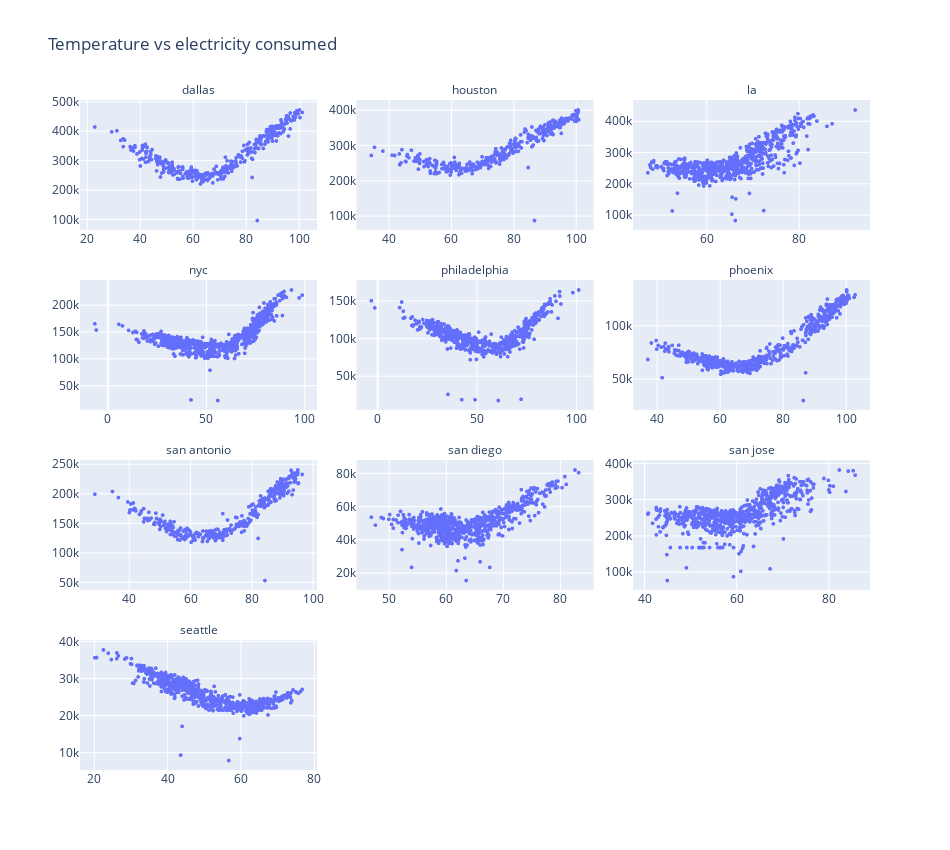

Notebook code for this chart:
### Code cell
fig = px.scatter(data_frame = city_date_agg, y = 'demand', x = 'apparentTemperature', hover_data = ['utc_time'], 
                 facet_row_spacing = 0.075, facet_col_spacing = 0.05,
                  title = 'Temperature vs electricity consumed', facet_col = 'city', facet_col_wrap = 3,
                  labels = {'apparentTemperature' : 'Temperature in F', 'demand' : 'MW'},
                  width = 950, height = 850)

fig.update_xaxes(visible = True, showticklabels = True, title = None, matches = None)
fig.update_yaxes(visible = True, showticklabels = True, title = None, matches = None)
fig.for_each_annotation(lambda a: a.update(text = a.text.split('=')[-1]))
fig.update_traces(marker = {'size' : 4}, line = {'color' : 'black', 'width' : 1})
fig.show()

### Figure 1 — Plotly figure (JSON) as saved in the notebook; plotly's stock layout.template omitted (floating-point values rounded to 4 significant figures; data arrays with more than 128 entries replaced by an {"elided": "..."} marker saying what was removed)
{"data": [{"customdata": {"elided": "359x1 str values"}, "hovertemplate": "city=dallas<br>Temperature in F=%{x}<br>MW=%{y}<br>utc_time=%{customdata[0]}<extra></extra>", "legendgroup": "", "line": {"color": "black", "width": 1}, "marker": {"color": "#636efa", "size": 4, "symbol": "circle"}, "mode": "markers", "name": "", "showlegend": false, "type": "scattergl", "x": {"elided": "359 float values"}, "xaxis": "x10", "y": {"elided": "359 int values"}, "yaxis": "y10"}, {"customdata": {"elided": "359x1 str values"}, "hovertemplate": "city=houston<br>Temperature in F=%{x}<br>MW=%{y}<br>utc_time=%{customdata[0]}<extra></extra>", "legendgroup": "", "line": {"color": "black", "width": 1}, "marker": {"color": "#636efa", "size": 4, "symbol": "circle"}, "mode": "markers", "name": "", "showlegend": false, "type": "scattergl", "x": {"elided": "359 float values"}, "xaxis": "x11", "y": {"elided": "359 int values"}, "yaxis": "y11"}, {"customdata": {"elided": "690x1 str values"}, "hovertemplate": "city=la<br>Temperature in F=%{x}<br>MW=%{y}<br>utc_time=%{customdata[0]}<extra></extra>", "legendgroup": "", "line": {"color": "black", "width": 1}, "marker": {"color": "#636efa", "size": 4, "symbol": "circle"}, "mode": "markers", "name": "", "showlegend": false, "type": "scattergl", "x": {"elided": "690 float values"}, "xaxis": "x12", "y": {"elided": "690 int values"}, "yaxis": "y12"}, {"customdata": {"elided": "689x1 str values"}, "hovertemplate": "city=nyc<br>Temperature in F=%{x}<br>MW=%{y}<br>utc_time=%{customdata[0]}<extra></extra>", "legendgroup": "", "line": {"color": "black", "width": 1}, "marker": {"color": "#636efa", "size": 4, "symbol": "circle"}, "mode": "markers", "name": "", "showlegend": false, "type": "scattergl", "x": {"elided": "689 float values"}, "xaxis": "x7", "y": {"elided": "689 int values"}, "yaxis": "y7"}, {"customdata": {"elided": "618x1 str values"}, "hovertemplate": "city=philadelphia<br>Temperature in F=%{x}<br>MW=%{y}<br>utc_time=%{customdata[0]}<extra></extra>", "legendgroup": "", "line": {"color": "black", "width": 1}, "marker": {"color": "#636efa", "size": 4, "symbol": "circle"}, "mode": "markers", "name": "", "showlegend": false, "type": "scattergl", "x": {"elided": "618 float values"}, "xaxis": "x8", "y": {"elided": "618 int values"}, "yaxis": "y8"}, {"customdata": {"elided": "665x1 str values"}, "hovertemplate": "city=phoenix<br>Temperature in F=%{x}<br>MW=%{y}<br>utc_time=%{customdata[0]}<extra></extra>", "legendgroup": "", "line": {"color": "black", "width": 1}, "marker": {"color": "#636efa", "size": 4, "symbol": "circle"}, "mode": "markers", "name": "", "showlegend": false, "type": "scattergl", "x": {"elided": "665 float values"}, "xaxis": "x9", "y": {"elided": "665 int values"}, "yaxis": "y9"}, {"customdata": {"elided": "359x1 str values"}, "hovertemplate": "city=san antonio<br>Temperature in F=%{x}<br>MW=%{y}<br>utc_time=%{customdata[0]}<extra></extra>", "legendgroup": "", "line": {"color": "black", "width": 1}, "marker": {"color": "#636efa", "size": 4, "symbol": "circle"}, "mode": "markers", "name": "", "showlegend": false, "type": "scattergl", "x": {"elided": "359 float values"}, "xaxis": "x4", "y": {"elided": "359 int values"}, "yaxis": "y4"}, {"customdata": {"elided": "690x1 str values"}, "hovertemplate": "city=san diego<br>Temperature in F=%{x}<br>MW=%{y}<br>utc_time=%{customdata[0]}<extra></extra>", "legendgroup": "", "line": {"color": "black", "width": 1}, "marker": {"color": "#636efa", "size": 4, "symbol": "circle"}, "mode": "markers", "name": "", "showlegend": false, "type": "scattergl", "x": {"elided": "690 float values"}, "xaxis": "x5", "y": {"elided": "690 int values"}, "yaxis": "y5"}, {"customdata": {"elided": "690x1 str values"}, "hovertemplate": "city=san jose<br>Temperature in F=%{x}<br>MW=%{y}<br>utc_time=%{customdata[0]}<extra></extra>", "legendgroup": "", "line": {"color": "black", "width": 1}, "marker": {"color": "#636efa", "size": 4, "symbol": "circle"}, "mode": "markers", "name": "", "showlegend": false, "type": "scattergl", "x": {"elided": "690 float values"}, "xaxis": "x6", "y": {"elided": "690 int values"}, "yaxis": "y6"}, {"customdata": {"elided": "665x1 str values"}, "hovertemplate": "city=seattle<br>Temperature in F=%{x}<br>MW=%{y}<br>utc_time=%{customdata[0]}<extra></extra>", "legendgroup": "", "line": {"color": "black", "width": 1}, "marker": {"color": "#636efa", "size": 4, "symbol": "circle"}, "mode": "markers", "name": "", "showlegend": false, "type": "scattergl", "x": {"elided": "665 float values"}, "xaxis": "x", "y": {"elided": "665 int values"}, "yaxis": "y"}], "layout": {"annotations": [{"font": {}, "showarrow": false, "text": "seattle", "x": 0.15, "xanchor": "center", "xref": "paper", "y": 0.1938, "yanchor": "bottom", "yref": "paper"}, {"font": {}, "showarrow": false, "text": "san antonio", "x": 0.15, "xanchor": "center", "xref": "paper", "y": 0.4625, "yanchor": "bottom", "yref": "paper"}, {"font": {}, "showarrow": false, "text": "san diego", "x": 0.5, "xanchor": "center", "xref": "paper", "y": 0.4625, "yanchor": "bottom", "yref": "paper"}, {"font": {}, "showarrow": false, "text": "san jose", "x": 0.85, "xanchor": "center", "xref": "paper", "y": 0.4625, "yanchor": "bottom", "yref": "paper"}, {"font": {}, "showarrow": false, "text": "nyc", "x": 0.15, "xanchor": "center", "xref": "paper", "y": 0.7312, "yanchor": "bottom", "yref": "paper"}, {"font": {}, "showarrow": false, "text": "philadelphia", "x": 0.5, "xanchor": "center", "xref": "paper", "y": 0.7312, "yanchor": "bottom", "yref": "paper"}, {"font": {}, "showarrow": false, "text": "phoenix", "x": 0.85, "xanchor": "center", "xref": "paper", "y": 0.7312, "yanchor": "bottom", "yref": "paper"}, {"font": {}, "showarrow": false, "text": "dallas", "x": 0.15, "xanchor": "center", "xref": "paper", "y": 1, "yanchor": "bottom", "yref": "paper"}, {"font": {}, "showarrow": false, "text": "houston", "x": 0.5, "xanchor": "center", "xref": "paper", "y": 1, "yanchor": "bottom", "yref": "paper"}, {"font": {}, "showarrow": false, "text": "la", "x": 0.85, "xanchor": "center", "xref": "paper", "y": 1, "yanchor": "bottom", "yref": "paper"}], "height": 850, "legend": {"tracegroupgap": 0}, "title": {"text": "Temperature vs electricity consumed"}, "width": 950, "xaxis": {"anchor": "y", "domain": [0, 0.3], "showticklabels": true, "title": {}, "visible": true}, "xaxis10": {"anchor": "y10", "domain": [0, 0.3], "showticklabels": true, "title": {}, "visible": true}, "xaxis11": {"anchor": "y11", "domain": [0.35, 0.65], "showticklabels": true, "title": {}, "visible": true}, "xaxis12": {"anchor": "y12", "domain": [0.7, 1], "showticklabels": true, "title": {}, "visible": true}, "xaxis2": {"anchor": "y2", "domain": [0.35, 0.65], "showticklabels": true, "title": {}, "visible": true}, "xaxis3": {"anchor": "y3", "domain": [0.7, 1], "showticklabels": true, "title": {}, "visible": true}, "xaxis4": {"anchor": "y4", "domain": [0, 0.3], "showticklabels": true, "title": {}, "visible": true}, "xaxis5": {"anchor": "y5", "domain": [0.35, 0.65], "showticklabels": true, "title": {}, "visible": true}, "xaxis6": {"anchor": "y6", "domain": [0.7, 1], "showticklabels": true, "title": {}, "visible": true}, "xaxis7": {"anchor": "y7", "domain": [0, 0.3], "showticklabels": true, "title": {}, "visible": true}, "xaxis8": {"anchor": "y8", "domain": [0.35, 0.65], "showticklabels": true, "title": {}, "visible": true}, "xaxis9": {"anchor": "y9", "domain": [0.7, 1], "showticklabels": true, "title": {}, "visible": true}, "yaxis": {"anchor": "x", "domain": [0, 0.1938], "showticklabels": true, "title": {}, "visible": true}, "yaxis10": {"anchor": "x10", "domain": [0.8063, 1], "showticklabels": true, "title": {}, "visible": true}, "yaxis11": {"anchor": "x11", "domain": [0.8063, 1], "showticklabels": true, "title": {}, "visible": true}, "yaxis12": {"anchor": "x12", "domain": [0.8063, 1], "showticklabels": true, "title": {}, "visible": true}, "yaxis2": {"anchor": "x2", "domain": [0, 0.1938], "showticklabels": true, "title": {}, "visible": true}, "yaxis3": {"anchor": "x3", "domain": [0, 0.1938], "showticklabels": true, "title": {}, "visible": true}, "yaxis4": {"anchor": "x4", "domain": [0.2687, 0.4625], "showticklabels": true, "title": {}, "visible": true}, "yaxis5": {"anchor": "x5", "domain": [0.2687, 0.4625], "showticklabels": true, "title": {}, "visible": true}, "yaxis6": {"anchor": "x6", "domain": [0.2687, 0.4625], "showticklabels": true, "title": {}, "visible": true}, "yaxis7": {"anchor": "x7", "domain": [0.5375, 0.7312], "showticklabels": true, "title": {}, "visible": true}, "yaxis8": {"anchor": "x8", "domain": [0.5375, 0.7312], "showticklabels": true, "title": {}, "visible": true}, "yaxis9": {"anchor": "x9", "domain": [0.5375, 0.7312], "showticklabels": true, "title": {}, "visible": true}}}
